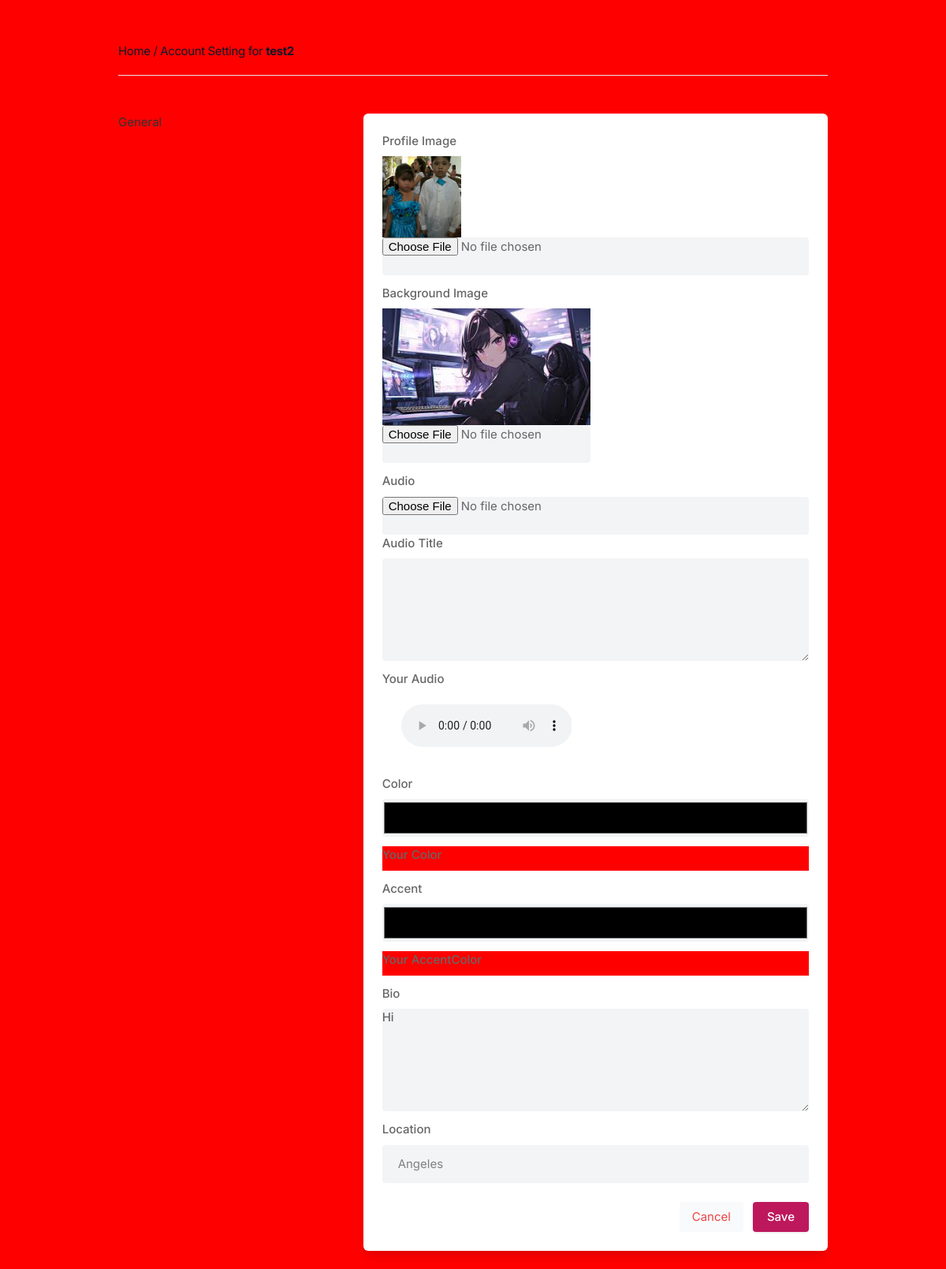
/settings/ (signed in), run on the app's committed database.
### core/models.py (models this page shows, shortened)
class Profile(models.Model):
    user = models.ForeignKey(User, on_delete=models.CASCADE)
    id_user = models.IntegerField()
    bio = models.TextField(blank=True)
    profileimg = models.ImageField(upload_to='profile_images', default='blank-profile-picture.png')
    backgroundimg = models.ImageField(upload_to='back_images', default='blank-profile-picture.png')
    audio_file = models.FileField(upload_to='audios/', default='blank-background-music.mp3')
    audio_title = models.TextField(blank=True)
    location = models.CharField(max_length=100, blank=True)
    color = ColorField(default='#FF0000')
    bkg_color = ColorField(default='#FF0000')

### core/views.py (the view, shortened to what this page needs)
# urls.py: path('settings/', views.settings, name='settings'),
@login_required(login_url='signin')
def settings(request):
    user_profile = Profile.objects.get(user=request.user)
    return render(request, 'setting.html', {'user_profile': user_profile})

### templates/setting.html (shortened to what this page needs)
{% load static %}
<!DOCTYPE html>
<html lang="en">
<head>
    <link rel="stylesheet" href="{% static 'assets/css/icons.css' %}">
    <link rel="stylesheet" href="{% static 'assets/css/uikit.css' %}">
    <link rel="stylesheet" href="{% static 'assets/css/style.css' %}">
    <link rel="stylesheet" href="{% static 'assets/css/tailwind.css' %}">
</head>
<body class="bg-black">
            <div class="container m-auto">
                <h1 class="text-2xl leading-none text-gray-900 tracking-tight mt-3"><a href="/">Home </a>/ Account Setting for <b>{{ user.username }}</b></h1>
                <br>
                <hr>
                <div class="grid lg:grid-cols-3 mt-12 gap-8">
                    <div>
                        <h3 class="text-xl mb-2"> General</h3>
                    </div>
                    <div class="bg-white rounded-md lg:shadow-lg shadow col-span-2">
                    <form action="" id="myForm" method="POST" enctype="multipart/form-data" >
                       <div class="grid grid-cols-2 gap-3 lg:p-6 p-4">
                            <div class="col-span-2">
                                <label for=""> Profile Image</label>
                                <img width="100" height="100" src="{{user_profile.profileimg.url}}"/>
                                <input type="file" name="image"  value="" class="shadow-none bg-gray-100">
                            </div>
                            <div class="col-span-3">
                                <label for=""> Background Image</label>
                                <img style="max-width: 100%; max-height: 100%;" src="{{user_profile.backgroundimg.url}}"/>
                                <input type="file" name="background"  value="" class="shadow-none bg-gray-100">
                            </div>
                           <div class="col-span-2">
                                <label for=""> Audio</label>
                                <source src="{{user_profile.audio_file.url }}">
                                <input type="file" name="music"  value="" class="shadow-none bg-gray-100">
                                <label for="title">Audio Title</label>
                                <textarea id="title" name="title" rows="3"  class="shadow-none bg-gray-100">{{ user_profile.audio_title }}</textarea>
                            </div>
                           <div class="col-span-2">
                                <label for=""> Your Audio</label>
                                    </div>
                                    <div class="bg-gray-10 p-6 pt-0 flex justify-end space-x-3">
                                            <audio controls loop>
                                                <source src="{{user_profile.audio_file.url }}">
                                            </audio>
                                    </div>
                             <div class="col-span-2">
                                <label for=""> Color</label>
                                <source src="{{user_profile.color.url }}">
                                <input type="color" name="theme"  value="" class="shadow-none bg-gray-100">
                            </div>
                            <div style="background-color: {{user_profile.color}}" class="col-span-2">
                                <label for=""> Your Color</label>
                            </div>
                            <div class="col-span-2">
                                <label for=""> Accent</label>
                                <source src="{{ user_profile.bkg_color.url }}">
                                <input type="color" name="accent"  value="" class="shadow-none bg-gray-100">
                            </div>
                           <div style="background-color: {{user_profile.bkg_color}}" class="col-span-2">
                                <label for=""> Your AccentColor</label>
                            </div>
                            <div class="col-span-2">
                                <label for="about">Bio</label>
                                <textarea id="about" name="bio" rows="3"  class="shadow-none bg-gray-100">{{ user_profile.bio }}</textarea>
                            </div>
                            <div class="col-span-2">
                                <label for=""> Location</label>
                                <input type="text" name="location" value="{{ user_profile.location}}" class="shadow-none bg-gray-100">
                            </div>
                       </div>
                        <div class="bg-gray-10 p-6 pt-0 flex justify-end space-x-3">
                           <button class="p-2 px-4 rounded bg-gray-50 text-red-500"><a href="/"> Cancel</a></button>
                           <button type="submit" onclick="submitAndRedirect()" class="button bg-blue-700"> Save </button>
                       </div>
                    </form>
        </div>
                    </div>
                    </div>
                    <br>
</body>
</html>

### static/assets/css/style.css (style rules this page uses)
body { background-color: #B0B3B8!important; }
button { vertical-align: middle; }
span.button, button.button { background-color: #be185d; top: 0; color: #fff; position: relative; padding: 8px 18px; line-height: 22px; position: relative; font-weight: 500; font-size: 15px; display: inline-block; -webkit-transition: all 0.2s ease-in-out; transition: all 0.2s ease-in-out; cursor: pointer; overflow: hidden; border: none; border-radius: 4px; -webkit-box-shadow: 0 1px 3px rgba(0, 0, 0, 0.1); box-shadow: 0 1px 3px rgba(0, 0, 0, 0.1); }
input { height: 48px; line-height: 48px; padding: 0 20px; outline: none; font-size: 15px; color: #808080; max-width: 100%; width: 100%; -webkit-box-sizing: border-box; box-sizing: border-box; display: block; font-weight: 400; opacity: 1; border-radius: 4px; border: none; -webkit-box-shadow: 0 1px 4px 0px rgba(0, 0, 0, 0.12); box-shadow: 0 1px 4px 0px rgba(0, 0, 0, 0.12); }
input[type="text"], input[type="password"], input[type="email"], input[type="number"] { height: 48px; line-height: 48px; padding: 0 20px; outline: none; font-size: 15px; color: #808080; max-width: 100%; width: 100%; -webkit-box-sizing: border-box; box-sizing: border-box; display: block; font-weight: 400; opacity: 1; border-radius: 4px; border: none; -webkit-box-shadow: 0 1px 4px 0px rgba(0, 0, 0, 0.12); box-shadow: 0 1px 4px 0px rgba(0, 0, 0, 0.12); }
textarea { height: 48px; line-height: 48px; padding: 0 20px; outline: none; font-size: 15px; color: #808080; margin: 0 0 16px 0; max-width: 100%; width: 100%; -webkit-box-sizing: border-box; box-sizing: border-box; display: block; background-color: #fff; font-weight: 500; opacity: 1; border-radius: 4px; border: none; -webkit-box-shadow: 0 1px 4px 0px rgba(0, 0, 0, 0.12); box-shadow: 0 1px 4px 0px rgba(0, 0, 0, 0.12); }
input { -webkit-transition: all 0.1s ease-in-out; transition: all 0.1s ease-in-out; }
::placeholder { color: #808080; opacity: 1; }
textarea { height: auto; line-height: 27px; padding: 20px; min-height: 130px; -webkit-transition: none !important; transition: none !important; min-width: 100%; }
label, legend { display: block; font-weight: bold; font-size: 15px; font-weight: 500; margin-bottom: 8px; }
button { border: none; margin: 0; padding: 0; width: auto; overflow: visible; background: transparent; color: inherit; font: inherit; line-height: normal; cursor: pointer; }
a { color: #be185d; -webkit-transition: 0.3s; transition: 0.3s; outline: none !important; }
button { outline: none !important; }
img { max-width: 100%; }
body { color: #666; font-size: 15px; line-height: 27px; background-color: #f0f2f5; font-family: "Inter", sans-serif; text-transform: none; }
h1, h2, h3, h4, h5, h6 { font-family: "Inter", sans-serif; text-transform: none; }
input[type="text"], input[type="password"], input[type="email"] { font-family: "Inter", sans-serif; text-transform: none; }
textarea, select { font-family: "Inter", sans-serif; text-transform: none; }
button, body .pac-container { font-family: "Inter", sans-serif; text-transform: none; }
h1, h2, h3, h4, h5, h6 { color: #333; font-weight: 500; margin: 0; padding: 0; }
h1 { font-size: 32px; }
h3 { font-size: 22px; }
b, strong { font-weight: 700 !important; }
@media (min-width: 1024px) { .container { max-width: 900px !important; padding-top: 45px; } }
.shadow-none { -webkit-box-shadow: none !important; box-shadow: none !important; }

### data on the page
Profile: profileimg (picture), backgroundimg (picture), bio "Hi", location "Angeles"

### other printed values
{{ user.username }} "test2"
